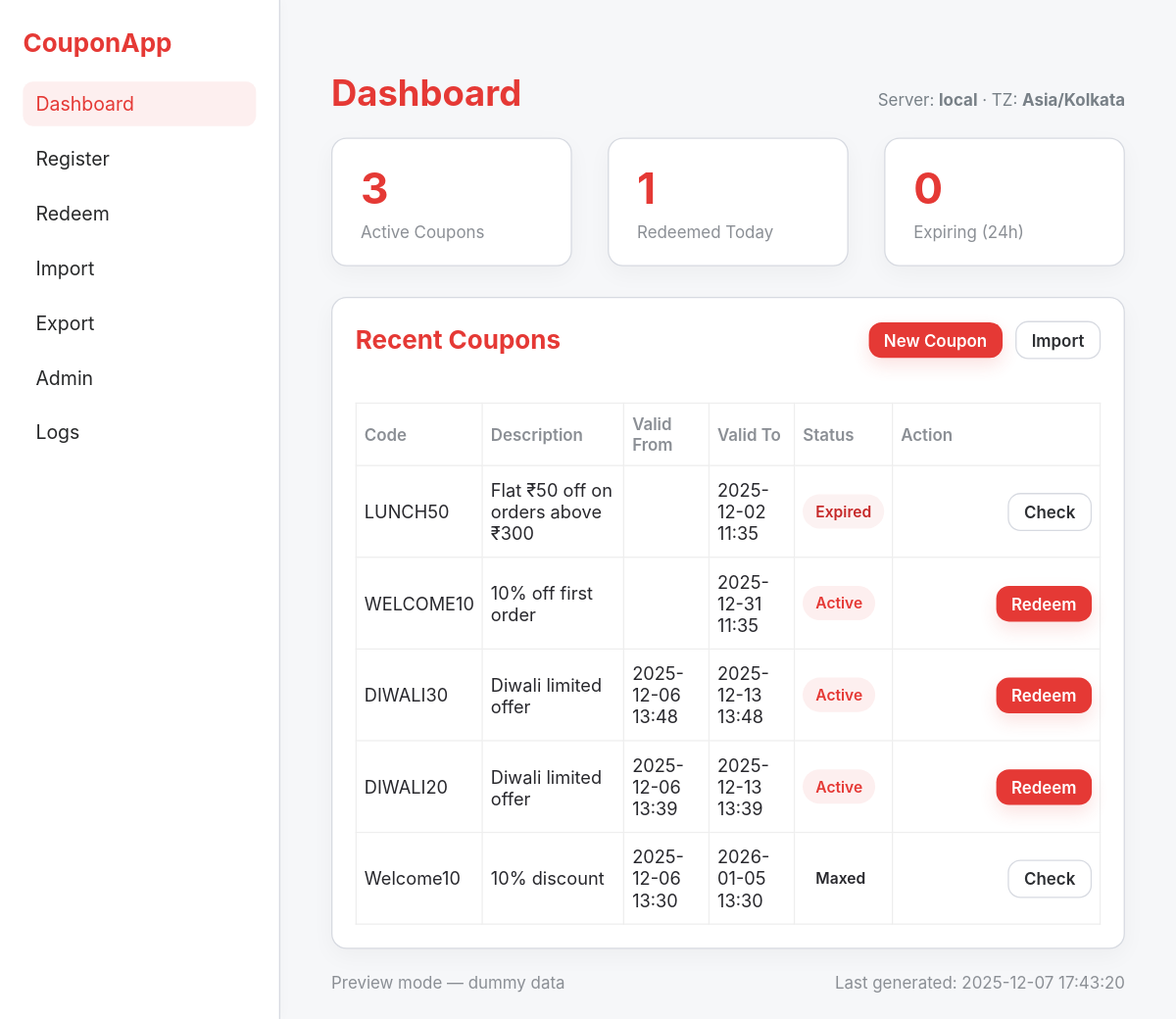
/, run on an earlier commit of the app's database.
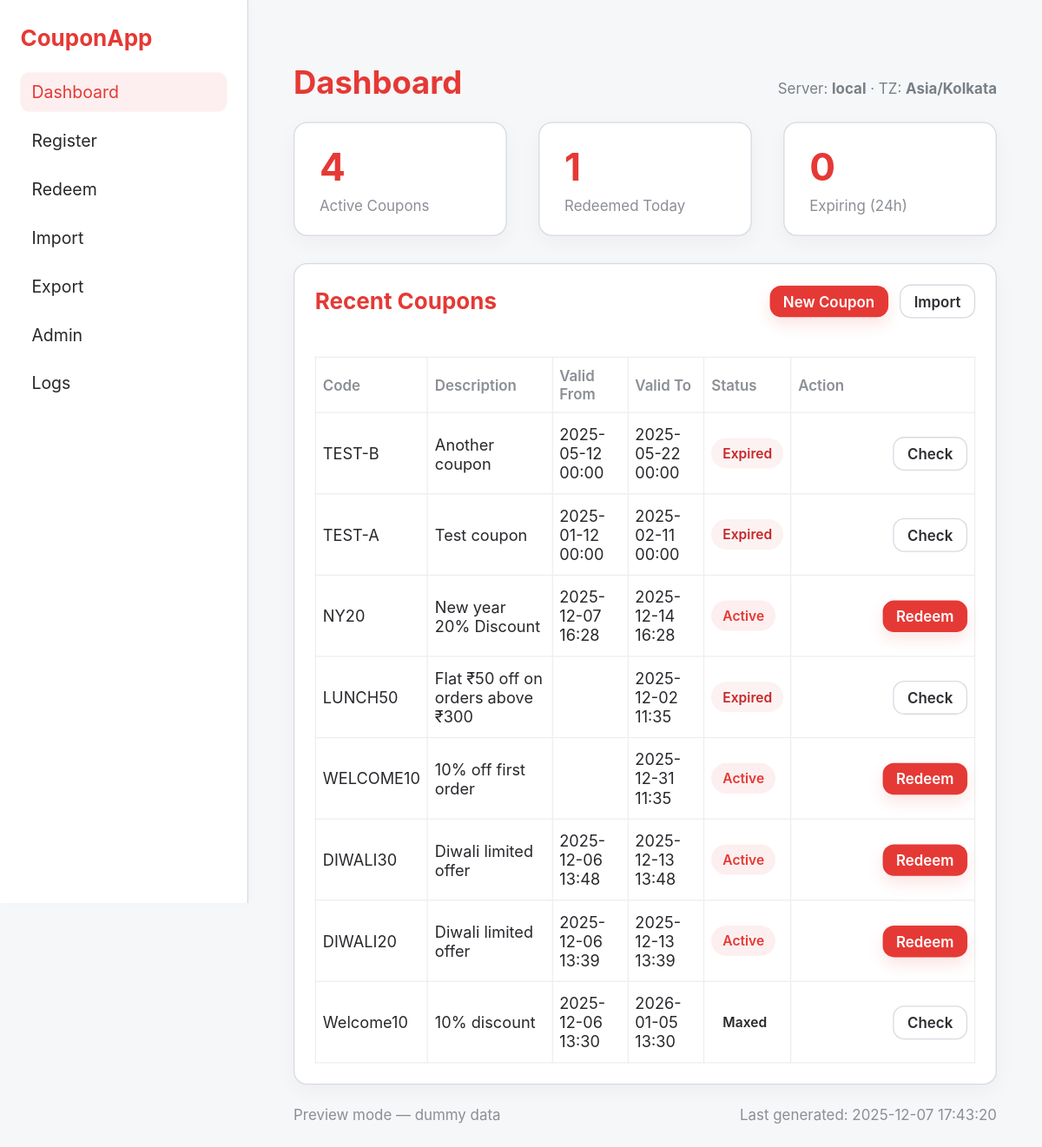
And on a later commit of the database.
### app/models.py (models this page shows, shortened)
class Coupon(db.Model):
    __tablename__ = "coupons"
    id = db.Column(db.Integer, primary_key=True)
    code = db.Column(db.String(80), unique=True, nullable=False)
    description = db.Column(db.String(255))
    issued_at = db.Column(db.DateTime, default=datetime.utcnow)
    valid_from = db.Column(db.DateTime, nullable=True)
    valid_to = db.Column(db.DateTime, nullable=True)
    validity_value = db.Column(db.Integer, nullable=True)   # e.g., 30
    validity_unit = db.Column(db.String(16), default="days") # "days" or "hours"
    issued_to = db.Column(db.String(120), nullable=True)
    tags = db.Column(db.String(255), nullable=True)
    max_redemptions = db.Column(db.Integer, nullable=False, default=1)
    redeemed_count = db.Column(db.Integer, default=0)

### app/routes.py (the view)
@bp.route("/")
def index():
    stats, coupons = _dashboard_stats_and_recent(limit=10)
    return render_template(
        "dashboard.html",
        stats=stats,
        coupons=coupons,
        generated_at=datetime.now().strftime("%Y-%m-%d %H:%M:%S"),
    )

### app/routes.py (called while the page is built)
def _status_for_coupon(c: Coupon, at=None):
    at = at or datetime.now()
    if getattr(c, "valid_from", None) and at < c.valid_from:
        return "Upcoming"
    if getattr(c, "valid_to", None) and at > c.valid_to:
        return "Expired"
    if (c.redeemed_count or 0) >= (c.max_redemptions or 1):
        return "Maxed"
    return "Active"

### app/templates/dashboard.html (shortened to what this page needs)
{% extends "base.html" %}
{% block content %}
<div class="app-container">
 <aside class="sidebar">
   <div class="sidebar-brand">CouponApp</div>
   <nav class="side-nav">
     <a class="nav-item active" href="{{ url_for('main.index') }}">Dashboard</a>
      <a class="nav-item" href="{{ url_for('main.register') }}">Register</a>
      <a class="nav-item" href="{{ url_for('main.redeem') }}">Redeem</a>
      <a class="nav-item" href="{{ url_for('main.import_excel') }}">Import</a>
      <a class="nav-item" href="{{ url_for('main.export') }}">Export</a>
      <a class="nav-item" href="{{ url_for('main.admin') }}">Admin</a>
      <a class="nav-item" href="{{ url_for('main.logs') }}">Logs</a>
   </nav>
 </aside>
 <main class="main">
   <header class="main-header">
     <h1 class="title">Dashboard</h1>
     <div class="header-meta">
       Server: <strong>local</strong> · TZ: <strong>Asia/Kolkata</strong>
     </div>
   </header>
   <section class="stats-row">
     <div class="stat-card">
       <div class="stat-value">{{ stats.active }}</div>
       <div class="stat-label">Active Coupons</div>
     </div>
     <div class="stat-card">
       <div class="stat-value">{{ stats.redeemed_today }}</div>
       <div class="stat-label">Redeemed Today</div>
     </div>
     <div class="stat-card">
       <div class="stat-value">{{ stats.expiring_24h }}</div>
       <div class="stat-label">Expiring (24h)</div>
     </div>
   </section>
   <section class="table-card">
     <div class="table-card-header">
       <h2>Recent Coupons</h2>
       <div class="table-actions">
         <a class="btn small" href="{{ url_for('main.register') }}">New Coupon</a>
         <a class="btn small ghost" href="{{ url_for('main.import_excel') }}">Import</a>
       </div>
     </div>
     <table class="coupons-table" cellpadding="0" cellspacing="0" border="0" role="grid">
       <thead>
         <tr>
           <th>Code</th>
           <th>Description</th>
           <th>Valid From</th>
           <th>Valid To</th>
           <th>Status</th>
           <th class="col-action">Action</th>
         </tr>
       </thead>
       <tbody>
         {% for c in coupons %}
         <tr>
           <td class="mono">{{ c.code }}</td>
           <td>{{ c.description }}</td>
           <td>{{ c.valid_from }}</td>
           <td>{{ c.valid_to }}</td>
           <td>
             <span class="pill pill-{{ c.status|lower|replace(' ', '-') }}">
               {{ c.status }}
             </span>
           </td>
           <td class="col-action">
             {% if c.status == 'Active' %}
               <a class="btn small" href="{{ url_for('main.redeem', code=c.code) }}">Redeem</a>
             {% else %}
               <a class="btn small ghost" href="{{ url_for('main.redeem', code=c.code) }}">Check</a>
             {% endif %}
           </td>
         </tr>
         {% endfor %}
       </tbody>
     </table>
   </section>
   <footer class="page-footer">
     <div>Preview mode — dummy data</div>
     <div>Last generated: {{ generated_at }}</div>
   </footer>
 </main>
</div>
{% endblock %}

What changed in the data, as far as the page shows it:
added Coupon: code "TEST-B", description "Another coupon", valid_from "2025-05-12 00:00", valid_to "2025-05-22 00:00", status "Expired"
added Coupon: code "TEST-A", description "Test coupon", valid_from "2025-01-12 00:00", valid_to "2025-02-11 00:00", status "Expired"
added Coupon: code "NY20", description "New year 20% Discount", valid_from "2025-12-07 16:28", valid_to "2025-12-14 16:28", status "Active"
Also different on the page:
{{ stats.active }}: "3" → "4"
